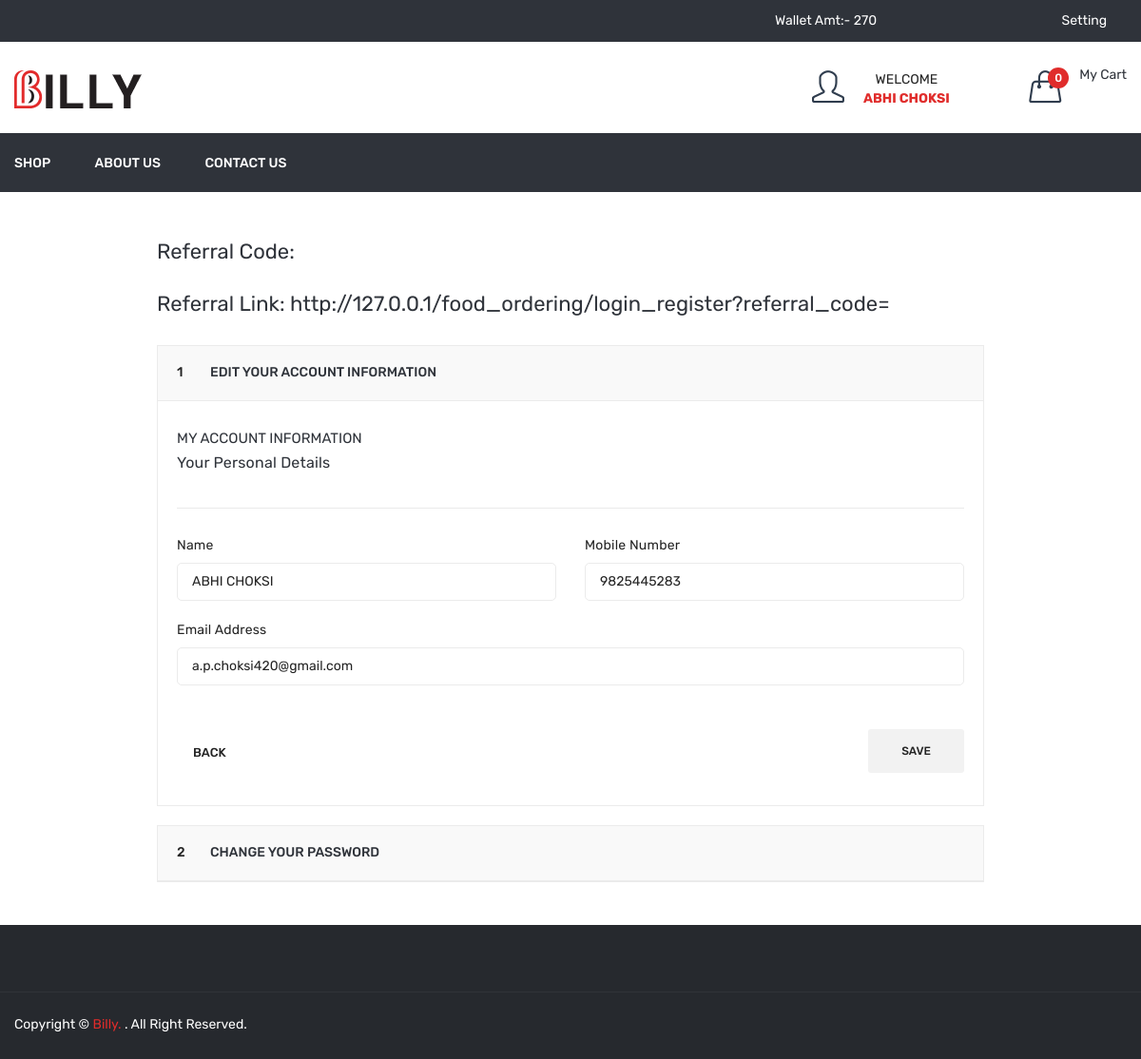
The app's page /profile.php (signed in), older data.
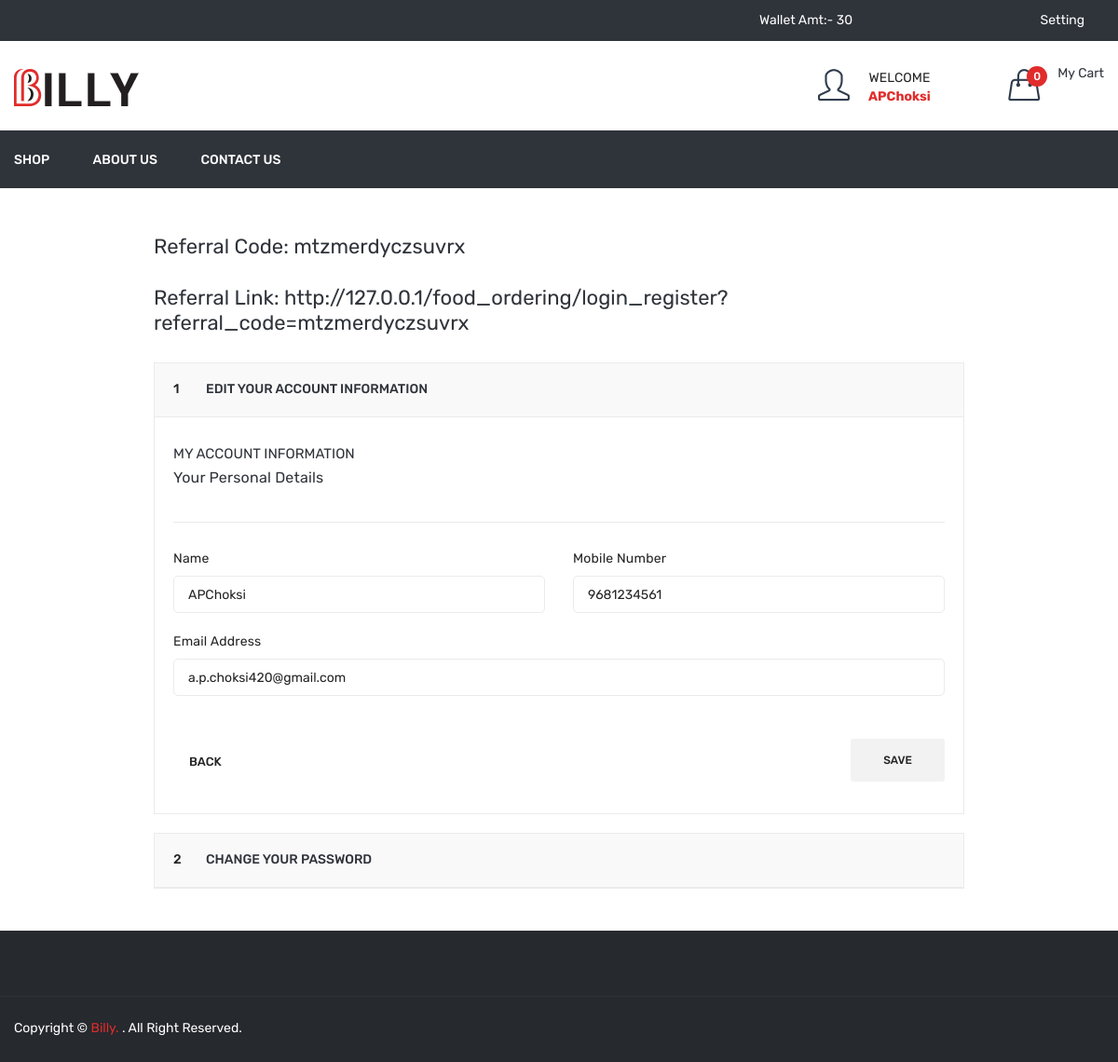
The same page, newer data.
### tables this page shows
CREATE TABLE IF NOT EXISTS `user` (
  `id` int NOT NULL AUTO_INCREMENT,
  `name` varchar(50) NOT NULL,
  `email` varchar(50) NOT NULL,
  `mobile` varchar(15) NOT NULL,
  `password` varchar(100) NOT NULL,
  `status` int NOT NULL,
  `email_verify` int NOT NULL,
  `rand_str` varchar(20) NOT NULL,
  `referral_code` varchar(20) NOT NULL,
  `from_referral_code` varchar(20) NOT NULL,
  `added_on` datetime NOT NULL,
  PRIMARY KEY (`id`)
);

### function.inc.php (called while the page is built, shortened)
<?php
function getUserDetailsByid($uid = '')
{
  global $con;
  $data['name'] = '';
  $data['email'] = '';
  $data['mobile'] = '';
  $data['referral_code'] = '';
  if (isset($_SESSION['FOOD_USER_ID']) || $_SESSION['FOOD_USER_ID'] > 0) {
    $uid = $_SESSION['FOOD_USER_ID'];
  }
  $row = mysqli_fetch_assoc(mysqli_query($con, "select * from user where id='$uid'"));
  $data['name'] = $row['name'];
  $data['email'] = $row['email'];
  $data['mobile'] = $row['mobile'];
  $data['referral_code'] = $row['referral_code'];
  return $data;
}
function getWalletAmt($uid)
{
  global $con;
  $sql = "select * from wallet where user_id='$uid'";
  $res = mysqli_query($con, $sql);
  $in = 0;
  $out = 0;
  while ($row = mysqli_fetch_assoc($res)) {
    if ($row['type'] == 'in') {
      $in = $in + $row['amt'];
    }
  }
  return $in - $out;
}
?>

### profile.php (the view, shortened to what the changed rows need)
<?php
include("header.php");
$getUserDetailsByid = getUserDetailsByid();
?>
<div class="myaccount-area pb-25 pt-50">
    <div class="container">
        <div class="row">
            <div class="ml-auto mr-auto col-lg-9">
                <div>
                    <h4>Referral Code: <?php echo $getUserDetailsByid['referral_code'] ?></h4><br />
                    <h4>Referral Link: <?php echo FRONT_SITE_PATH ?>login_register?referral_code=<?php echo $getUserDetailsByid['referral_code'] ?></h4><br />
                </div>
                <div class="checkout-wrapper">
                    <div id="faq" class="panel-group">
                        <div class="panel panel-default">
                            <div id="my-account-1" class="panel-collapse collapse show">
                                <div class="panel-body">
                                    <form method="post" id="frmProfile">
                                        <div class="billing-information-wrapper">
                                            <div class="row">
                                                <div class="col-lg- col-md-6">
                                                    <div class="billing-info">
                                                        <label>Name</label>
                                                        <input type="text" name="name" required value="<?php echo $getUserDetailsByid['name'] ?>">
                                                    </div>
                                                </div>
                                                <div class="col-lg-6 col-md-6">
                                                    <div class="billing-info">
                                                        <label>Mobile Number</label>
                                                        <input type="tel" name="mobile" required value="<?php echo $getUserDetailsByid['mobile'] ?>">
                                                    </div>
                                                </div>
                                                <div class="col-lg-12 col-md-12">
                                                    <div class="billing-info">
                                                        <label>Email Address</label>
                                                        <input type="email" value="<?php echo $getUserDetailsByid['email'] ?>" readonly>
                                                    </div>
                                                </div>
                                            </div>
                                        </div>
                                    </form>
                                </div>
                            </div>
                        </div>
                    </div>
                </div>
            </div>
        </div>
    </div>
</div>
<?php
include("footer.php");
?>

### header.php (shortened to what the changed rows need)
<?php
include('database.inc.php');
include('function.inc.php');
$getWalletAmt=0;
if(isset($_SESSION['FOOD_USER_ID'])){
	$getWalletAmt=getWalletAmt($_SESSION['FOOD_USER_ID']);
}
?>
<!doctype html>
<html class="no-js" lang="zxx">
<head>
    <link rel="stylesheet" href="<?php echo FRONT_SITE_PATH ?>assets/css/bootstrap.min.css">
    <link rel="stylesheet" href="<?php echo FRONT_SITE_PATH ?>assets/css/animate.css">
    <link rel="stylesheet" href="<?php echo FRONT_SITE_PATH ?>assets/css/owl.carousel.min.css">
    <link rel="stylesheet" href="<?php echo FRONT_SITE_PATH ?>assets/css/slick.css">
    <link rel="stylesheet" href="<?php echo FRONT_SITE_PATH ?>assets/css/chosen.min.css">
    <link rel="stylesheet" href="<?php echo FRONT_SITE_PATH ?>assets/css/ionicons.min.css">
    <link rel="stylesheet" href="<?php echo FRONT_SITE_PATH ?>assets/css/font-awesome.min.css">
    <link rel="stylesheet" href="<?php echo FRONT_SITE_PATH ?>assets/css/simple-line-icons.css">
    <link rel="stylesheet" href="<?php echo FRONT_SITE_PATH ?>assets/css/jquery-ui.css">
    <link rel="stylesheet" href="<?php echo FRONT_SITE_PATH ?>assets/css/meanmenu.min.css">
    <link rel="stylesheet" href="<?php echo FRONT_SITE_PATH ?>assets/css/style.css">
    <link rel="stylesheet" href="<?php echo FRONT_SITE_PATH ?>assets/css/responsive.css">
</head>
<body>
    <header class="header-area">
        <div class="header-top black-bg">
            <div class="container">
                <div class="row">
                    <div class="col-lg-2 col-md-4 col-12 col-sm-4">
							<?php
								if(isset($_SESSION['FOOD_USER_NAME'])){
								?>
							<div id="wallet_top_box">
								<a href="<?php echo FRONT_SITE_PATH?>wallet" style="color:#fff;">
									Wallet Amt:- <?php echo $getWalletAmt?>
								</a>
							</div>
								<?php  } ?>
						</div>
                </div>
            </div>
        </div>
        <div class="header-middle">
            <div class="container">
                <div class="row">
                    <div class="col-lg-9 col-md-8 col-12 col-sm-8">
                        <div class="header-middle-right f-right">
                            <div class="header-login">
                                    <div class="login-text-content">
                                        <?php
                                        if (isset($_SESSION['FOOD_USER_NAME'])) {
                                            echo '<center>WELCOME<div style="color:#e02c2b;font-weight: bold;">' . $_SESSION['FOOD_USER_NAME'] . '</div></center>';
                                        } else {
                                        ?>
                                            <p>Register <br> or <span>Sign in</span></p>
                                        <?php } ?>
                                    </div>
                            </div>
                        </div>
                    </div>
                </div>
            </div>
        </div>
    </header>

Row changes from the older to the newer data that the page shows:
changed user "a.p.choksi420@gmail.com": referral_code (not shown) → "mtzmerdyczsuvrx"; name "ABHI CHOKSI" → "APChoksi"; mobile "9825445283" → "9681234561"
Text that changed along with them:
$getWalletAmt: "270" → "30"
$_SESSION['FOOD_USER_NAME']: "ABHI CHOKSI" → "APChoksi"
